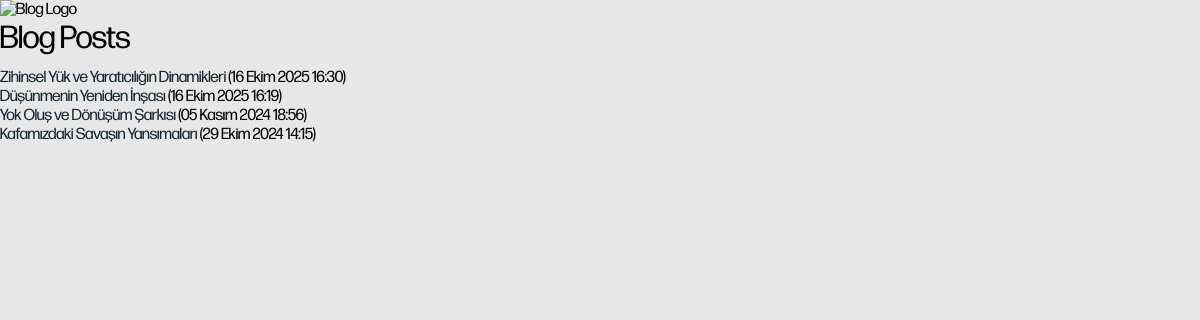
The page /blog/index/ on the database its author committed.
### blog/models.py (models this page shows, shortened)
class Post(models.Model):
    title = models.CharField(max_length=200)
    content = HTMLField()
    image = models.ImageField(upload_to='images/', blank=True, null=True)
    slug=models.SlugField(null=False, unique=True)
    status = models.CharField(max_length=20, choices=[('draft', 'Taslak'), ('published', 'Yayınlanan')], default='published')
    tags = models.ManyToManyField(Tag, related_name='posts', blank=True)
    created_at = models.DateTimeField(auto_now_add=True)
    updated_at = models.DateTimeField(auto_now=True)
    class Meta:
        verbose_name='Yazı'
        verbose_name_plural='Yazılar'

### blog/views.py (the view)
# urls.py: path('index/', views.index, name='index'),
def index(request):
    posts = Pposts = Post.objects.filter(status='published').order_by('-created_at')
    site_config = Settings.objects.first()  # eklendi
    return render(request, 'blog/index.html', {'posts': posts, 'site_config': site_config})

### templates/blog/index.html (shortened to what this page needs)
<!DOCTYPE html>
<html lang="en">
<head>
     {% load static %}
    <link rel="stylesheet" type="text/css" href="{% static 'css/style.css' %}">
</head>
<body>
    <img src="{% static 'blog/images/blog-logo.png' %}" alt="Blog Logo" class="blog-logo">
    <h1>Blog Posts</h1>
    <ul>
        {% for post in posts %}
            <li>
                <a href="{% url 'post_detail' post.id %}">{{ post.title }}</a>
                ({{ post.created_at }})
            </li>
        {% empty %}
            <li>No blog posts yet.</li>
        {% endfor %}
    </ul>
</body>
</html>

### blog/static/css/style.css (style rules this page uses)
* { margin: 0; padding: 0; box-sizing: border-box; }
body { font-family: 'FormaDJRBanner'; background-color: #e7e7e7; color: #000; }
ul li a { text-decoration: none; color: #18272F; position: relative; }
h1 { font-size: 2rem; font-weight: 400; margin-bottom: 10px; font-family: 'FormaDJRBanner', 'Poppins', sans-serif; font-weight: 100; font-style: normal; }

### rows shown on the page
Post: title "Zihinsel Yük ve Yaratıcılığın Dinamikleri", created_at "16 Ekim 2025 16:30"
Post: title "Düşünmenin Yeniden İnşası", created_at "16 Ekim 2025 16:19"
Post: title "Yok Oluş ve Dönüşüm Şarkısı", created_at "05 Kasım 2024 18:56"
Post: title "Kafamızdaki Savaşın Yansımaları", created_at "29 Ekim 2024 14:15"
